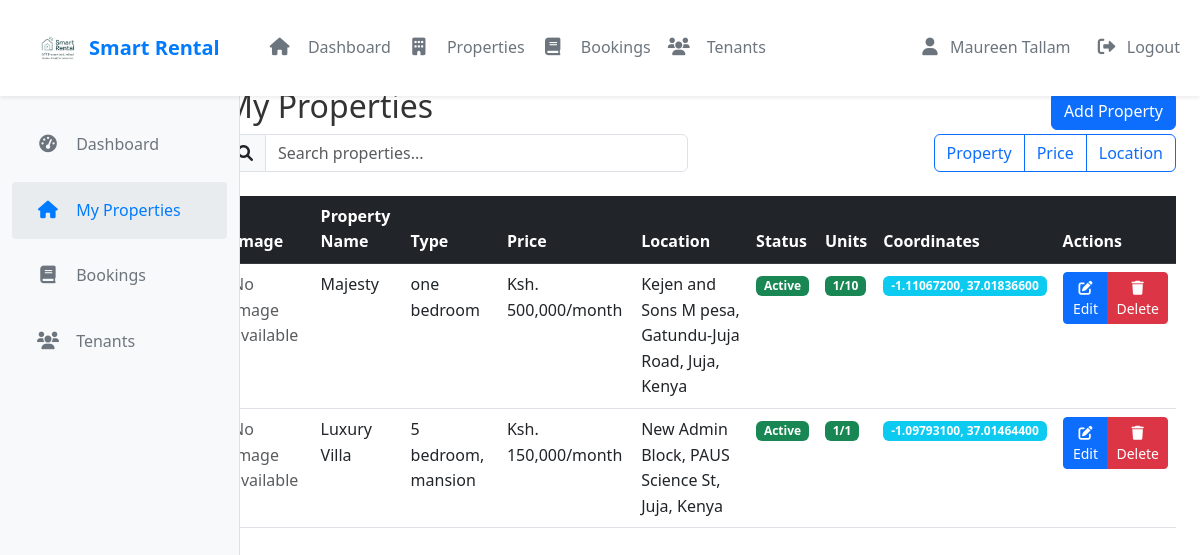
/smart_landlords/properties.php (signed in), run on the app's committed database.
### tables this page shows
CREATE TABLE `houses` (
  `id` int(30) NOT NULL,
  `landlord_id` int(30) NOT NULL,
  `house_no` varchar(50) NOT NULL,
  `category_id` int(30) NOT NULL,
  `description` text NOT NULL,
  `location` varchar(255) DEFAULT NULL,
  `city` varchar(100) DEFAULT NULL,
  `state` varchar(100) DEFAULT NULL,
  `country` varchar(100) DEFAULT NULL,
  `latitude` decimal(10,8) DEFAULT NULL,
  `longitude` decimal(11,8) DEFAULT NULL,
  `price` double NOT NULL,
  `security_deposit` decimal(10,2) DEFAULT NULL,
  `min_rental_period` int(11) DEFAULT 1 COMMENT 'In months',
  `max_rental_period` int(11) DEFAULT 12 COMMENT 'In months',
  `advance_rent_months` int(11) DEFAULT 1 COMMENT 'Number of months rent to pay in advance',
  `payment_cycle` enum('monthly','quarterly','annually') NOT NULL DEFAULT 'monthly',
  `late_fee_percentage` decimal(5,2) DEFAULT 5.00,
  `bedrooms` int(11) DEFAULT 0,
  `bathrooms` int(11) DEFAULT 0,
  `area` decimal(10,2) DEFAULT NULL,
  `image` varchar(255) DEFAULT NULL,
  `main_image` varchar(255) DEFAULT NULL,
  `featured` tinyint(1) DEFAULT 0,
  `status` tinyint(1) DEFAULT 1,
  `created_at` timestamp NOT NULL DEFAULT current_timestamp(),
  `updated_at` timestamp NOT NULL DEFAULT current_timestamp() ON UPDATE current_timestamp(),
  `address` text DEFAULT NULL,
  `total_units` int(11) NOT NULL DEFAULT 1,
  `available_units` int(11) NOT NULL DEFAULT 1
);

CREATE TABLE `categories` (
  `id` int(30) NOT NULL,
  `name` varchar(200) NOT NULL
);

### smart_landlords/properties.php (the view, shortened to what this page needs)
<?php
require_once '../config/db.php';
$stmt = $conn->prepare("SELECT h.*, c.name as category_name
                       FROM houses h
                       LEFT JOIN categories c ON h.category_id = c.id
                       WHERE h.landlord_id = ?");
$stmt->bind_param('i', $_SESSION['user_id']);
$stmt->execute();
$properties = $stmt->get_result()->fetch_all(MYSQLI_ASSOC);
?>
<!DOCTYPE html>
<html lang="en">
<head>
    <link href="https://cdn.jsdelivr.net/npm/bootstrap@5.3.0/dist/css/bootstrap.min.css" rel="stylesheet">
    <link rel="stylesheet" href="https://cdnjs.cloudflare.com/ajax/libs/font-awesome/6.0.0/css/all.min.css">
    <link rel="stylesheet" href="assets/css/style.css">
</head>
<body>
    <?php include('./includes/header.php'); ?>
    <div class="container-fluid">
        <div class="row">
            <nav id="sidebar" class="col-md-3 col-lg-2 d-md-block bg-light sidebar">
                <div class="position-sticky pt-3">
                    <ul class="nav flex-column">
                        <li class="nav-item">
                            <a class="nav-link" href="index.php">
                                <i class="fas fa-tachometer-alt"></i> Dashboard
                            </a>
                        </li>
                        <li class="nav-item">
                            <a class="nav-link active" href="properties.php">
                                <i class="fas fa-home"></i> My Properties
                            </a>
                        </li>
                        <li class="nav-item">
                            <a class="nav-link" href="bookings.php">
                                <i class="fas fa-book"></i> Bookings
                            </a>
                        </li>
                        <li class="nav-item">
                            <a class="nav-link" href="tenants.php">
                                <i class="fas fa-users"></i> Tenants
                            </a>
                        </li>
                    </ul>
                </div>
            </nav>
            <main class="col-md-9 ms-sm-auto col-lg-10 px-md-4">
                <div class="d-flex justify-content-between flex-wrap flex-md-nowrap align-items-center pt-3 pb-2 mb-3 border-bottom">
                    <h1 class="h2">Manage Properties</h1>
                </div>
                <div class="d-flex justify-content-between align-items-center">
                    <h2>My Properties</h2>
                    <a href="add_property.php" class="btn btn-primary">
                        Add Property
                    </a>
                </div>
                <div class="row mb-4">
                    <div class="col-md-6">
                        <div class="input-group">
                            <span class="input-group-text">
                                <i class="fas fa-search"></i>
                            </span>
                            <input type="text" id="searchInput" class="form-control" placeholder="Search properties...">
                        </div>
                    </div>
                    <div class="col-md-6">
                        <div class="btn-group float-end">
                            <button class="btn btn-outline-primary" onclick="sortTable(0)">Property</button>
                            <button class="btn btn-outline-primary" onclick="sortTable(2)">Price</button>
                            <button class="btn btn-outline-primary" onclick="sortTable(3)">Location</button>
                        </div>
                    </div>
                </div>
                <div class="table-responsive">
                    <table class="table table-hover" id="propertiesTable">
                        <thead class="table-dark">
                            <tr>
                                <th>Image</th>
                            <th>Property Name</th>
                            <th>Type</th>
                            <th>Price</th>
                            <th>Location</th>
                            <th>Status</th>
                                <th>Units</th>
                            <th>Coordinates</th>
                                <th>Actions</th>
                            </tr>
                        </thead>
                        <tbody>
                            <?php foreach ($properties as $property): ?>
                            <tr>
                                <td>
                                    <?php
                                    $imagePath = '../uploads/' . $property['main_image'];
                                    if (file_exists($imagePath)) {
                                        echo '<img src="' . htmlspecialchars($imagePath) . '"
                                              alt="' . htmlspecialchars($property['house_no']) . '"
                                              class="property-image"
                                              style="width: 50px; height: 50px; object-fit: cover;">';
                                    } else {
                                        echo '<div class="text-muted">No image available</div>';
                                    }
                                    ?>
                                </td>
                                <td><?php echo htmlspecialchars($property['house_no']); ?></td>
                                <td><?php echo htmlspecialchars($property['category_name']); ?></td>
                                <td>Ksh. <?php echo number_format($property['price']); ?>/month</td>
                                <td><?php echo htmlspecialchars($property['location']); ?></td>
                                <td>
                                    <span class="badge bg-<?php echo $property['status'] ? 'success' : 'danger'; ?>">
                                        <?php echo $property['status'] ? 'Active' : 'Inactive'; ?>
                                    </span>
                                </td>
                                <td>
                                    <span class="badge <?php echo $property['available_units'] > 0 ? 'bg-success' : 'bg-danger'; ?>">
                                        <?php echo htmlspecialchars($property['available_units'] . '/' . $property['total_units']); ?>
                                    </span>
                                </td>
                                <td>
                                    <span class="badge bg-info">
                                        <?php echo htmlspecialchars($property['latitude'] . ', ' . $property['longitude']); ?>
                                    </span>
                                </td>
                                <td>
                                    <div class="btn-group">
                                        <button class="btn btn-sm btn-primary" onclick="editProperty(<?php echo $property['id']; ?>)">
                                            <i class="fas fa-edit"></i> Edit
                                        </button>
                                        <button class="btn btn-sm btn-danger" data-bs-toggle="modal" data-bs-target="#deletePropertyModal" data-property-id="<?php echo $property['id']; ?>" data-property-name="<?php echo htmlspecialchars($property['house_no']); ?>">
                                            <i class="fas fa-trash"></i> Delete
                                        </button>
                                    </div>
                                </td>
                            </tr>
                            <?php endforeach; ?>
                        </tbody>
                    </table>
                </div>
            </main>
        </div>
    </div>
</body>
</html>

### smart_landlords/assets/css/style.css (style rules this page uses)
body { font-family: 'Segoe UI', Tahoma, Geneva, Verdana, sans-serif; line-height: 1.6; color: #333; }
.sidebar { position: fixed; top: 0; left: 0; width: 240px; min-height: 100vh; padding-top: 6rem; background-color: #f8f9fa; border-right: 1px solid #dee2e6; z-index: 1000; }
.nav-link { color: #6c757d; padding: 1rem 1.5rem; margin: 0.25rem 0; transition: all 0.3s ease; border-radius: 4px; }
.nav-link i { width: 1.75rem; text-align: center; margin-right: 1rem; font-size: 1.2rem; }
.nav-link.active { color: #007bff; background-color: #e9ecef; font-weight: 500; }
.nav-link i { width: 1.5rem; text-align: center; margin-right: 0.75rem; font-size: 1.1rem; }

### data on the page
houses: shows "No image available", house_no "Majesty", category.name "one bedroom", price "500,000", location "Kejen and Sons M pesa, Gatundu-Juja Road, Juja, Kenya", status "Active", available_units+total_units "1/10", latitude+longitude "-1.11067200, 37.01836600"
houses: shows "No image available", house_no "Luxury Villa", category.name "5 bedroom, mansion", price "150,000", location "New Admin Block, PAUS Science St, Juja, Kenya", status "Active", available_units+total_units "1/1", latitude+longitude "-1.09793100, 37.01464400"

### other printed values
$_SESSION['user_name'] "Maureen Tallam"
